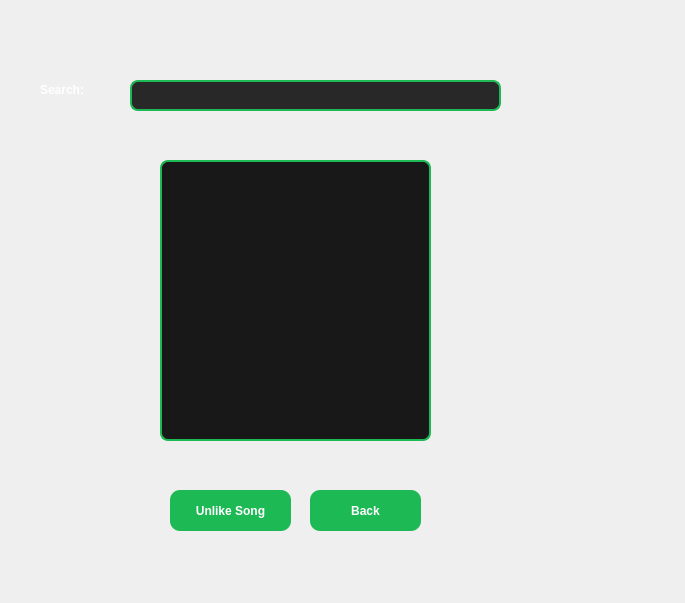
<?xml version="1.0" encoding="UTF-8"?>
<ui version="4.0">
 <class>LikedSongWindow</class>
 <widget class="QWidget" name="LikedSongWindow">
  <property name="geometry">
   <rect>
    <x>0</x>
    <y>0</y>
    <width>685</width>
    <height>603</height>
   </rect>
  </property>
  <property name="windowTitle">
   <string>Form</string>
  </property>
  <property name="styleSheet">
   <string notr="true">QLineEdit{
    background:#282828;
    border:2px solid #1DB954;
    border-radius:8px;
    color:white;
    padding:6px;
} QLabel{
    color:white;
    font-weight:bold;
}  QPushButton{
    background-color:#1DB954;
    color:white;
    border:none;
    border-radius:10px;
    padding:8px;
    font-weight:bold;
}

QPushButton:hover{
    background:#1ED760;
}

QPushButton:pressed{
    background:#169C46;
}
QComboBox{
    background:#282828;
    color:white;
    border:2px solid #1DB954;
    border-radius:8px;
    padding:6px;
} QListWidget{
    background:#181818;
    border:2px solid #1DB954;
    border-radius:8px;
    color:white;
}

QListWidget::item{
    padding:8px;
}

QListWidget::item:selected{
    background:#1DB954;
}</string>
  </property>
  <widget class="QListWidget" name="listWidget">
   <property name="geometry">
    <rect>
     <x>160</x>
     <y>160</y>
     <width>271</width>
     <height>281</height>
    </rect>
   </property>
  </widget>
  <widget class="QPushButton" name="pushButton">
   <property name="geometry">
    <rect>
     <x>310</x>
     <y>490</y>
     <width>111</width>
     <height>41</height>
    </rect>
   </property>
   <property name="text">
    <string>Back</string>
   </property>
  </widget>
  <widget class="QLineEdit" name="lineEdit">
   <property name="geometry">
    <rect>
     <x>130</x>
     <y>80</y>
     <width>371</width>
     <height>31</height>
    </rect>
   </property>
  </widget>
  <widget class="QLabel" name="label">
   <property name="geometry">
    <rect>
     <x>40</x>
     <y>80</y>
     <width>63</width>
     <height>20</height>
    </rect>
   </property>
   <property name="text">
    <string>Search:</string>
   </property>
  </widget>
  <widget class="QPushButton" name="pushButton_2">
   <property name="geometry">
    <rect>
     <x>170</x>
     <y>490</y>
     <width>121</width>
     <height>41</height>
    </rect>
   </property>
   <property name="text">
    <string>Unlike Song</string>
   </property>
  </widget>
 </widget>
 <resources/>
 <connections/>
</ui>
